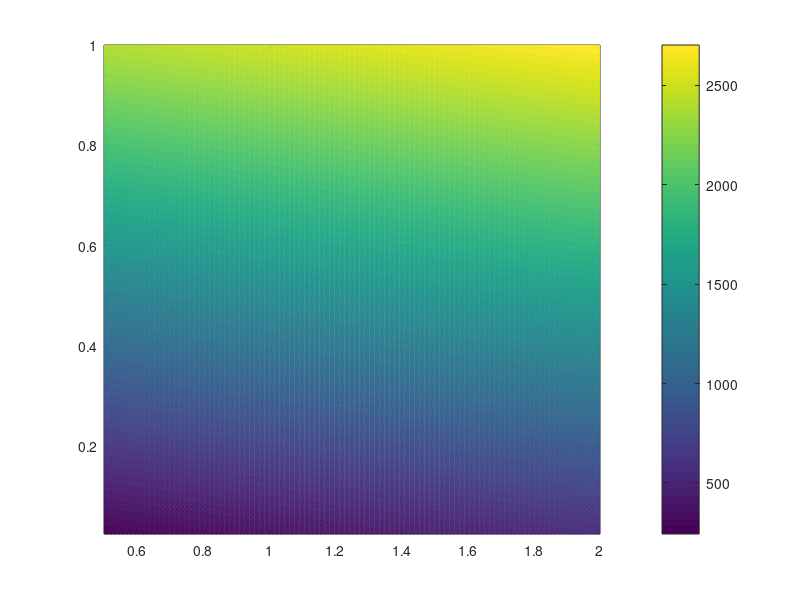
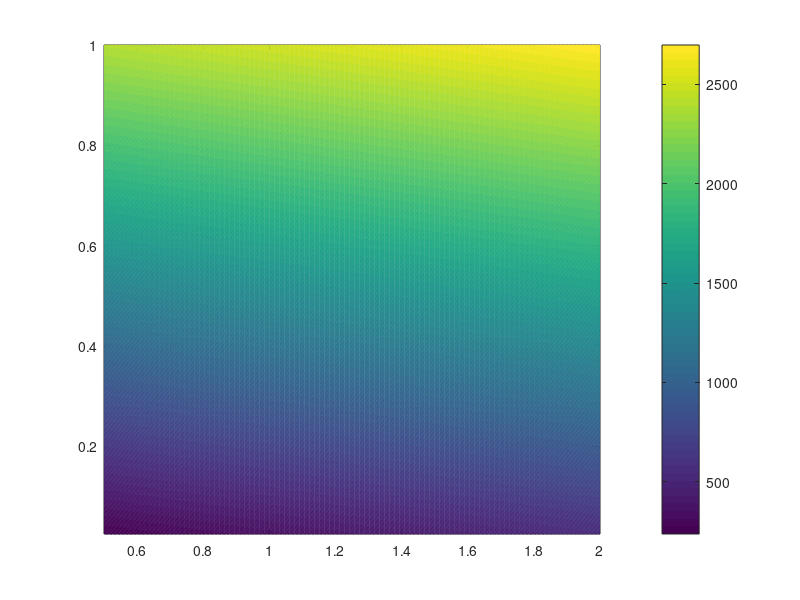
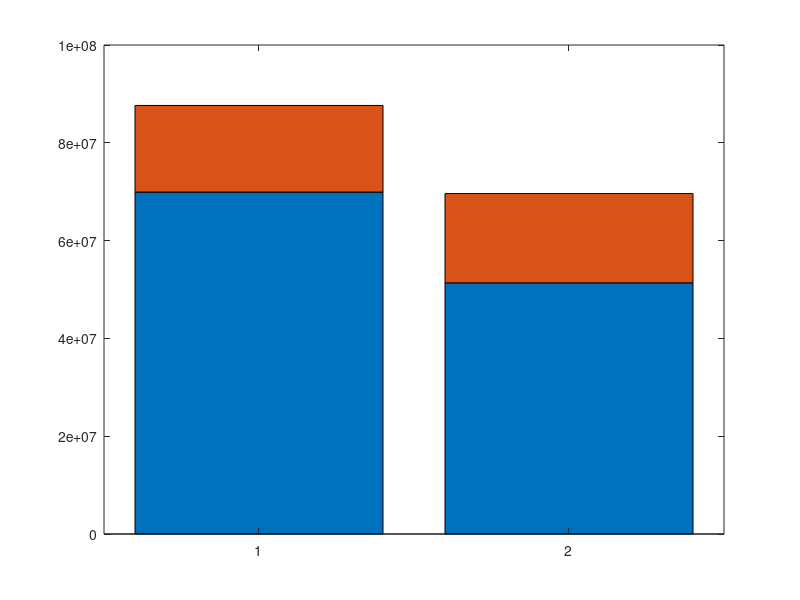
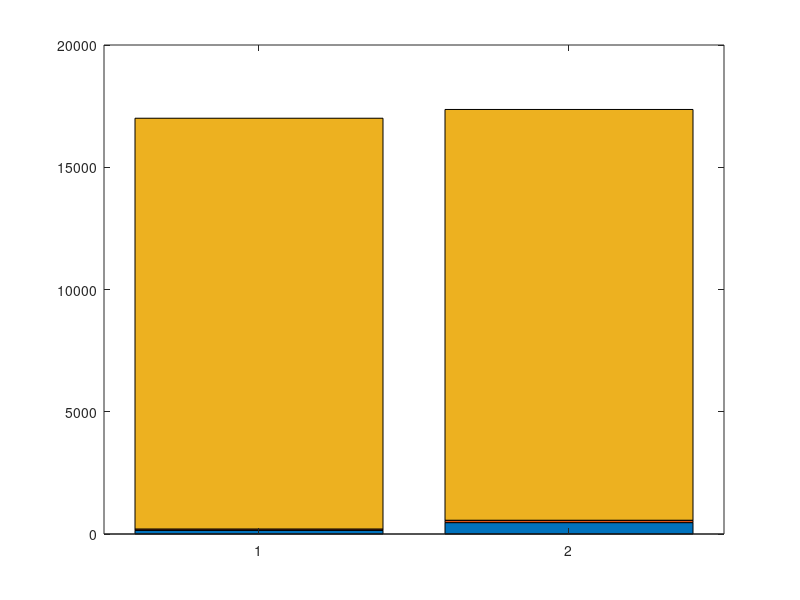

MATLAB code for these plots, in order:

F5R_CO2 = 0; % Initialize F5R_CO2
F5R_H2 = 0;  % Initialize F5R_H2
F5R_CH3OH = 0;  % Initialize F5R_CH3OH
F5R_H2O = 0;  % Initialize F5R_H2O

OC = 0.6356; % Overall Conversion is 0.6356 of CO2

F1_CO2 = 2000;
F2_H2 = 4000;
F6_CO2 = 145.34;
F6_H2 = 0.789;
F6_CH3OH = 1265.53;
F6_H2O = 1269.99;
F8_H2 = 0;

F3_CO2 = F1_CO2 + F5R_CO2;
F3_H2 = F2_H2 + F5R_H2;
F3_CH3OH = F5R_CH3OH;
F3_H2O = F5R_H2O;
F5P_CO2 = (1 - OC) * F1_CO2 - F6_CO2;
F5_CO2 = 20 * F5P_CO2;
F4_CO2 = F5_CO2 + F6_CO2;
F5P_H2 = F2_H2 - 3 * OC * F1_CO2 - F6_H2;
F5_H2 = 20 * F5P_H2;
F4_H2 = F5_H2 + F6_H2;
F5P_CH3OH = OC * F1_CO2 - F6_CH3OH;
F5_CH3OH = 20 * F5P_CH3OH;
F4_CH3OH = F5_CH3OH + F6_CH3OH;
F5P_H2O = OC * F1_CO2 - F6_H2O;
F5_H2O = 20 * F5P_H2O;
F4_H2O = F5_H2O + F6_H2O;

F5R_CO2 = 0.95 * F5_CO2;
F5R_H2 = 0.95 * F5_H2;
F5R_CH3OH = 0.95 * F5_CH3OH;
F5R_H2O = 0.95 * F5_H2O;

% Rest of your code remains the same...

F5_CH3OH = 20 * F5P_CH3OH;
F4_CH3OH = F5_CH3OH + F6_CH3OH;
F5P_H2O = OC * F1_CO2 - F6_H2O;
F5_H2O = 20 * F5P_H2O;
F4_H2O = F5_H2O + F6_H2O;

F5R_CO2 = 0.95 * F5_CO2;
F5R_H2 = 0.95 * F5_H2;
F5R_CH3OH = 0.95 * F5_CH3OH;
F5R_H2O = 0.95 * F5_H2O;
F7_CO2 = (57.74 / 58.74) * F6_CO2;
F7_H2 = F6_H2;
F7_CH3OH = (0.0212 / 1.0212) * F6_CH3OH;
F7_H2O = (0.0043 / 1.0043) * F6_H2O;
F8_CO2 = F6_CO2 - F7_CO2;
F8_CH3OH = F6_CH3OH - F7_CH3OH;
F8_H2O = F6_H2O - F7_H2O;
F9_CO2 = F8_CO2;
F9_H2 = F8_H2;
F9_CH3OH = F8_CH3OH;
F9_H2O = 0.0091 * F8_H2O;
F10_CO2 = 0;
F10_H2 = 0;
F10_CH3OH = 0;
F10_H2O = 0.9909 * F8_H2O;

% Calculate molar flow rates
fprintf('The molar flow rate of stream 1 is: %d kmol/hr\n', F1_CO2);
fprintf('The molar flow rate of stream 2 is: %d kmol/hr\n', F2_H2);
fprintf('The molar flow rate of stream 3 is: %d kmol/hr\n', F3_CO2 + F3_H2 + F3_CH3OH + F3_H2O);
fprintf('The molar flow rate of stream 4 is: %d kmol/hr\n', F4_CO2 + F4_H2 + F4_CH3OH + F4_H2O);
fprintf('The molar flow rate of stream 5 is: %d kmol/hr\n', F5_CO2 + F5_H2 + F5_CH3OH + F5_H2O);
fprintf('The molar flow rate of stream 5R is: %d kmol/hr\n', F5R_CO2 + F5R_H2 + F5R_CH3OH + F5R_H2O);
fprintf('The molar flow rate of stream 6 is: %d kmol/hr\n', F6_CO2 + F6_H2 + F6_CH3OH + F6_H2O);
fprintf('The molar flow rate of stream 7 is: %d kmol/hr\n', F7_CO2 + F7_H2 + F7_CH3OH + F7_H2O);
fprintf('The molar flow rate of stream 8 is: %d kmol/hr\n', F8_CO2 + F8_H2 + F8_CH3OH + F8_H2O);
fprintf('The molar flow rate of stream 9 is: %d kmol/hr\n', F9_CO2 + F9_H2 + F9_CH3OH + F9_H2O);
fprintf('The molar flow rate of stream 10 is: %d kmol/hr\n', F10_CO2 + F10_H2 + F10_CH3OH + F10_H2O);

a = F9_CH3OH;
n4 = F4_CO2 + F4_H2 + F4_CH3OH + F4_H2O;
n6 = F6_CO2 + F6_H2 + F6_CH3OH + F6_H2O;
n8 = F8_CO2 + F8_H2 + F8_CH3OH + F8_H2O;
F3 = 2000 * 44 + 4000 * 2;
F3p = F3_CO2 + F3_H2 + F3_CH3OH + F3_H2O;

pco2 = linspace(0.025, 1, 100);
ph2 = linspace(0.5, 2, 100);

C_cap = zeros(100, 100);
C_capp = zeros(100, 100);
phi = 0.1;
TAC = zeros(100, 100);
TACp = zeros(100, 100);
C_methanol = zeros(100, 100);
C_methanolp = zeros(100, 100);

for i = 1:100
    for k = 1:100
        C_cap(i, k) = 14694200 + 29418000 + (1.53 * (10^7) * ((F3 / 54000)^0.65)) + 269600 + 171300 + 168100 + 63000 + 1507900;
        C_capp(i, k) = 14694200 + 29418000 + (1.53 * (10^7) * ((F3p / 54000)^0.65)) + 269600 * (n4 / 4670)^(0.6) + 171300 * (n4 / 4670)^(0.6) + 168100 * (n6 / (1.349251e+03))^(0.6) + 63000 * (n8 / (1.302675e+03))^(0.6) + 1507900 * (n8 / (1.302675e+03))^(0.6);
        C_op(i, k) = ((9.7 + 21.5) * 72 + (0.28 + 0.8 + 15.7) * 1000 * 3600 * 2.5 * (10^-6) + (12 + 20.9 + 22.6 + 15.4) * 1000 * 3600 * 2.12 * (10^-7) + (2000 * 44) * pco2(i) + (4000 * 2) * ph2(k)) * 7884;
        TAC(i, k) = phi * C_cap(i, k) + C_op(i, k);
        TACp(i, k) = phi * C_capp(i, k) + C_op(i, k);
        C_methanol(i, k) = TAC(i, k) / (7884 * (a * 32 / 1000));
        C_methanolp(i, k) = TACp(i, k) / (7884 * (a * 32 / 1000));
    end
end

figure(1);
contour(ph2, pco2, C_methanol, 1000);
colorbar();
figure(2);
contour(ph2, pco2, C_methanolp, 1000);
colorbar();

pco2 = 0.1;
ph2 = 1;

C_capf = 14694200 + 29418000 + (1.53 * (10^7) * ((F3 / 54000)^0.65)) + 269600 * (n4 / 4670)^(0.6) + 171300 * (n4 / 4670)^(0.6) + 168100 * (n6 / (1.349251e+03))^(0.6) + 63000 * (n8 / (1.302675e+03))^(0.6) + 1507900 * (n8 / (1.302675e+03))^(0.6);
C_elef = (9.7 + 21.5) * 72 * 7884;
C_heatf = (0.28 + 0.8 + 15.7) * 1000 * 3600 * 2.5 * (10^-6);
C_coolf = (12 + 20.9 + 22.6 + 15.4) * 1000 * 3600 * 2.12 * (10^-7);
C_rawf = 2000 * 44 * 0.1 + 4000 * 2 * 1;

C_capff = 14694200 + 29418000 + (1.53 * (10^7) * ((F3p / 54000)^0.65)) + 269600 * (n4 / 4670)^(0.6) + 171300 * (n4 / 4670)^(0.6) + 168100 * (n6 / (1.349251e+03))^(0.6) + 63000 * (n8 / (1.302675e+03))^(0.6) + 1507900 * (n8 / (1.302675e+03))^(0.6);
C_eleff = (9.7 + 21.5 + 0.97) * 72 * 7884;
C_heatff = (19.76 + 1.76 + 30.22) * 1000 * 3600 * 2.5 * (10^-6);
C_coolff = (12 + 20.9 + 65.7 + 29.6) * 1000 * 3600 * 2.12 * (10^-7);
C_rawff = 2000 * 44 * 0.1 + 4000 * 2 * 1;

Matrix = [C_capf, C_capff; C_elef, C_eleff];
Matrix2 = [C_heatf, C_heatff; C_coolf, C_coolff; C_rawf, C_rawff];
Matrixf = Matrix';
Matrixf2 = Matrix2';

figure(3);
bar(Matrixf, 'stacked');
figure(4);
bar(Matrixf2, 'stacked');
